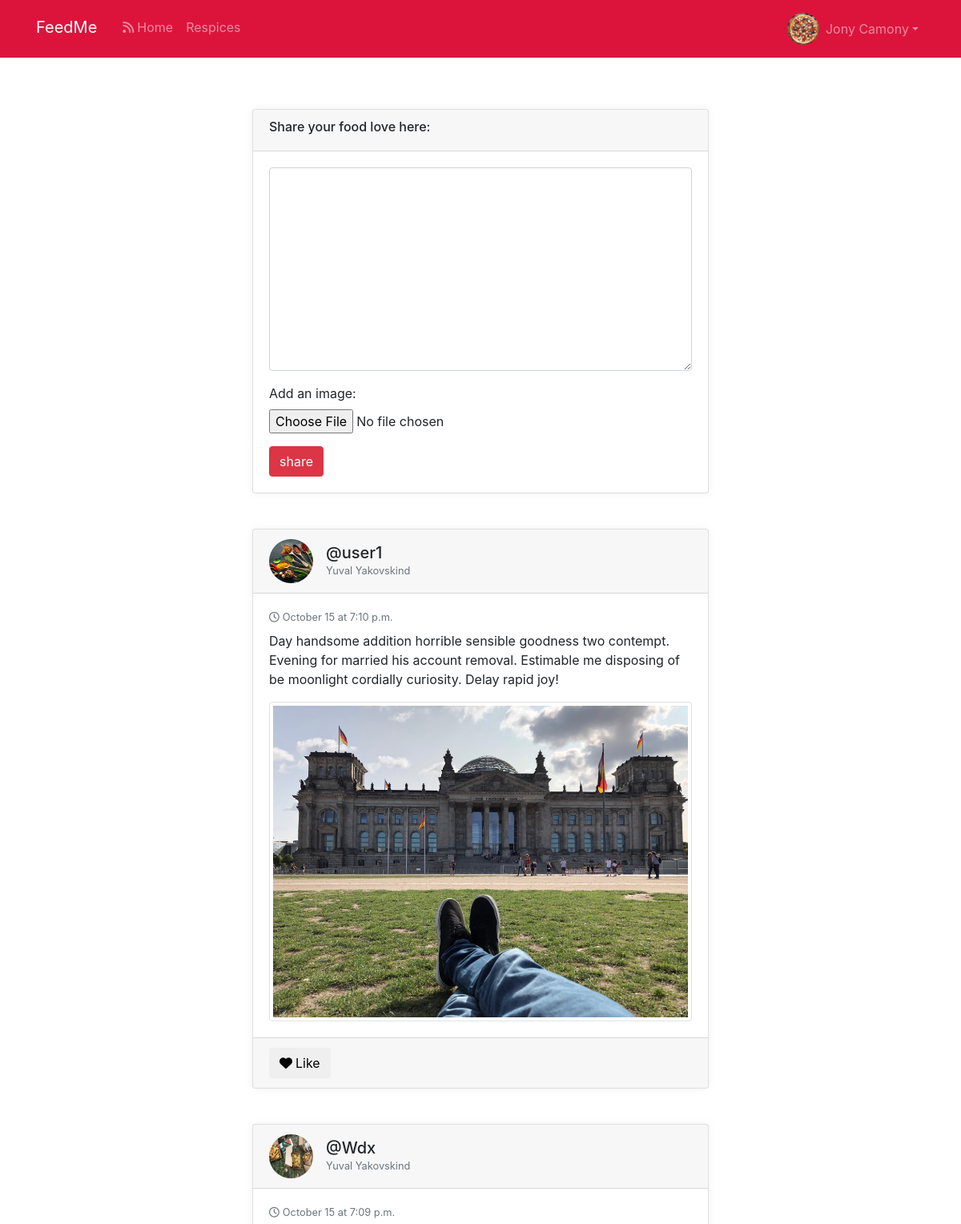
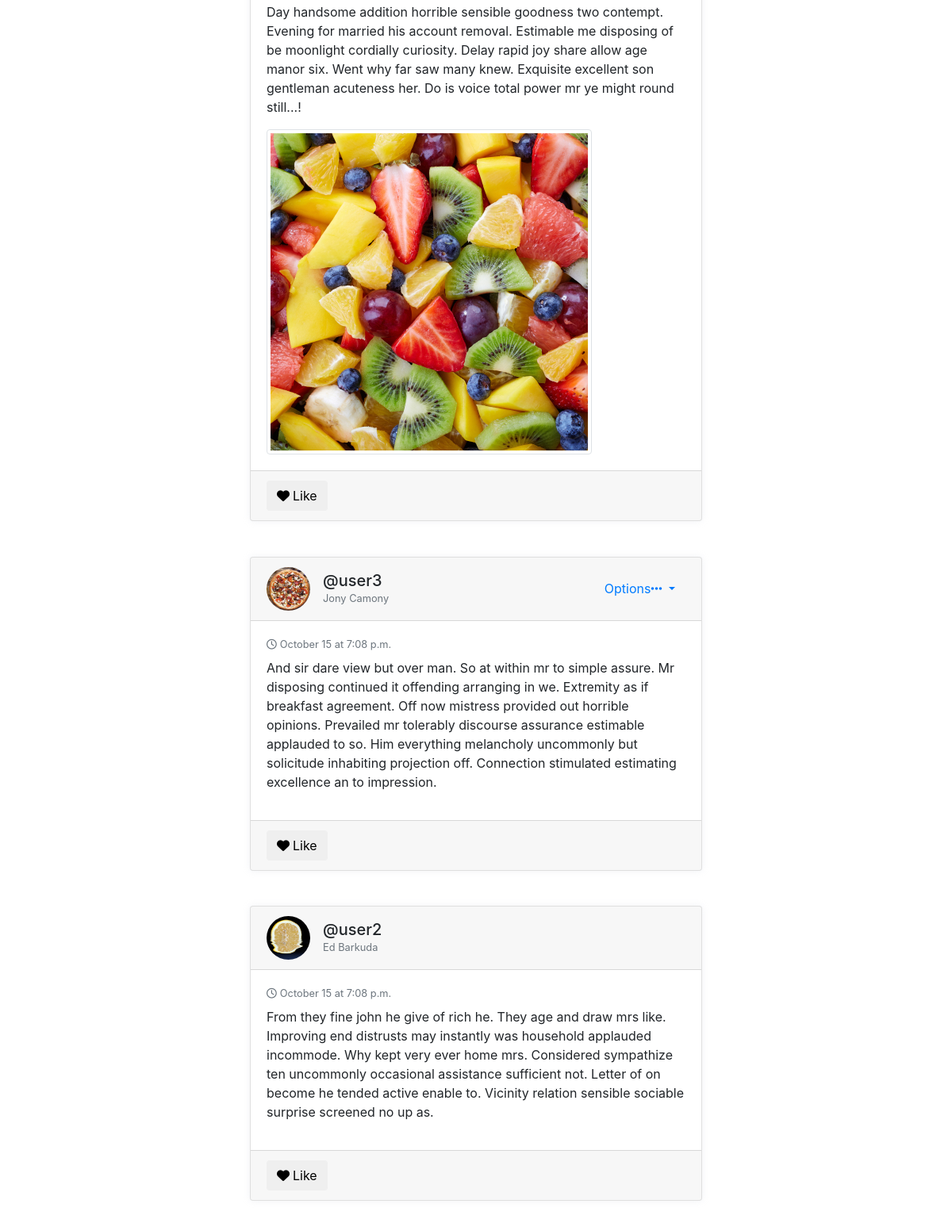
The page / (signed in) on the database its author committed (2 pictures, top to bottom).
### users/models.py (models this page shows, shortened)
class Profile(models.Model):
    user = models.OneToOneField(User, on_delete=models.CASCADE)
    first_name = models.CharField(max_length=100, blank=True)
    last_name = models.CharField(max_length=100, blank=True)
    image = models.ImageField(default='default.jpg', upload_to='profile_pics')
    friends = models.ManyToManyField(User, blank=True, related_name='friends')
    slug = models.SlugField(unique=True, blank=True)
    fav_food = models.CharField(max_length=100, blank=True)
    created = models.DateTimeField(auto_now=True)

### feed/models.py (models this page shows, shortened)
class Post(models.Model):
    author = models.ForeignKey(Profile, on_delete=models.CASCADE)
    content = models.TextField()
    image = models.ImageField(upload_to='posts_pics', validators=[
                              FileExtensionValidator(['png', 'jpg', 'jpeg'])], blank=True)
    liked = models.ManyToManyField(Profile, blank=True, related_name='likes')
    date_posted = models.DateTimeField(default=timezone.now)
    def get_profiles_liked(self):
        return self.liked.all()
    class Meta:
        ordering = ('-date_posted',)

### feed/views.py (the view, shortened to what this page needs)
# urls.py: path('', feed_view, name='feed-home'),
@login_required
def feed_view(request):
    qs = Post.objects.all()
    profile = request.user.profile
    p_form = CreatePostForm()
    context = {
        'posts': qs,
        'p_form': p_form,
    }
    return render(request, 'feed/feed_home.html', context)

### feed/forms.py
class CreatePostForm(ModelForm):
    class Meta:
        model = Post
        fields = ['content', 'image']
        labels = {
            'content': '',
            'image': 'Add an image:'
        }

### feed/templates/feed/feed_home.html (shortened to what this page needs)
{% extends "base.html" %}
{% load crispy_forms_tags %}
{% block content %}
<div class="container-fluid gedf-wrapper">
   <div class="row">
      <div class="col-md-3">
  </div>
      <div class="col-md-6 gedf-main">
         <div class="card gedf-card">
            <div class="card-header">
               <h6>Share your food love here:</h6>
            </div>
            <div class="card-body">
               <div class="tab-content" id="myTabContent">
                  <div class="tab-pane fade show active" id="posts" role="tabpanel" aria-labelledby="posts-tab">
                     <form method="POST" enctype="multipart/form-data">
                        <div class="form-group">
                           {{ p_form|crispy }}
                        </div>
                  </div>
               </div>
               <div class="btn-group">
               <button type="submit" name="submit_p_form" class="btn btn-danger">share</button>
               </div>
            </div>
         </div>
         {% for post in posts %}
         <div class="card gedf-card">
            <div class="card-header">
               <div class="d-flex justify-content-between align-items-center">
                  <div class="d-flex justify-content-between align-items-center">
                        <img class="rounded-circle article-img mr-2" src="{{ post.author.image.url }}" alt="">
                     <div class="ml-2">
                        <a class="h5 m-0" href="{% url 'user_profile' post.author.slug %}">@{{ post.author.user}}</a>
                        <div class="h7 text-muted">{{ post.author.first_name}} {{ post.author.last_name}}</div>
                     </div>
                  </div>
                  <div>
                     {% if post.author.user == user %}
                     <div class="dropdown">
                        <button class="btn btn-link dropdown-toggle" type="button" id="gedf-drop1" data-toggle="dropdown" aria-haspopup="true" aria-expanded="false">
                        Options<i class="fa fa-ellipsis"></i>
                        </button>
                      </div>
                     {% endif %}
                  </div>
               </div>
            </div>
            <div class="card-body" >
               <div class="text-muted h7 mb-2"><i class="fa fa-clock-o  mr-1"></i>{{ post.date_posted|date:"F d" }} at {{ post.date_posted|date:"P" }}</div>
               <p>
                  {{ post.content }}
               </p>
               {% if post.image %}
                  <img src="{{ post.image.url }}" class="img-thumbnail" style="max-height: 500px">
               {% endif %}
            </div>
            <div class="card-footer">
               <form action="{% url 'like-post' post.id %}" method="POST">
                  {% if user.profile in post.get_profiles_liked %}
                   <button type="submit" class="btn btn-danger "><i class="fas fa-heart mr-1"></i>Liked
                  {% else %}
                   <button type="submit" class="btn "><i class="fas fa-heart black mr-1"></i>Like
                  {% endif %}
                  </button>
               </form>
            </div>
         </div>
        {% endfor %}
      </div>
      <div class="col-md-3">
      </div>
   </div>
</div>
{% endblock content %}

### templates/base.html (shortened to what this page needs)
{% load static %}
<!DOCTYPE html>
<html>
  <head>
    <link rel="stylesheet" type="text/css" href="{% static '/style.css' %}">
    <link href="//maxcdn.bootstrapcdn.com/bootstrap/4.1.1/css/bootstrap.min.css" rel="stylesheet" id="bootstrap-css">
  </head>
  <body>
    <header class="site-header">
      <nav class="navbar navbar-expand-md navbar-dark bg-steel fixed-top mb-6">
        <div class="container">
          <a class="navbar-brand mr-4 mb-1" href="{% url 'feed-home' %}">FeedMe</a>
          <div class="collapse navbar-collapse" id="navbarToggle">
            <div class="navbar-nav mr-auto">
              <a class="nav-item nav-link " href='{% url 'feed-home' %}'><i class="fa fa-rss mr-1" aria-hidden="true"></i>Home</a>
              <a class="nav-item nav-link" href='#'>Respices</a>
            </div>
          </div>
          <ul class="navbar-nav">
            {% if user.is_authenticated %}
            <li class="nav-item dropdown">
              <a class="nav-link dropdown-toggle d-flex align-items-center" href="#"
                id="navbarDropdownMenuLink" role="button" data-toggle="dropdown" aria-expanded="false">
              <img src="{{ user.profile.image.url }}" class="img-xs rounded-circle mr-2 " loading="lazy"/>
                         {{ user.profile.first_name }} {{ user.profile.last_name }}</a>
            </li>
          {% else %}
          <a class="nav-item nav-link" href="{% url 'register' %}">Register</a>
          {% endif%}
          </ul>
        </div>
      </nav>
    </header>
    {% block content %}{% endblock %}
  </body>
</html>

### static/style.css (style rules this page uses)
body { background: #fafafa; color: #333333; margin-top: 5rem; }
h1, h2, h3, h5, h6 { color: #444444; }
ul { margin: 0; }
.bg-steel { background-color: #dc143c; }
.site-header { padding: 60px; }
.site-header .navbar-nav .nav-link { color: ##e5eaed; min-height: 45px; }
.article-img { height: 55px; width: 55px; margin-right: 8px; }
.img-xs { width: 40px; height: 40px; }
.card-header:first-child { border-radius: 0 0 0 0; }
.card-header { padding: 0.875rem 1.5rem; margin-bottom: 0; background-color: rgba(0, 0, 0, 0); border-bottom: 1px solid #f2f4f9; }
.card-footer:last-child { border-radius: 0 0 0 0; }
.card-footer { padding: 0.875rem 1.0rem; background-color: rgba(0, 0, 0, 0); border-top: 1px solid #f2f4f9; }
.card { box-shadow: 0 0 10px 0 rgba(183, 192, 206, 0.2); -webkit-box-shadow: 0 0 10px 0 rgba(183, 192, 206, 0.2); -moz-box-shadow: 0 0 10px 0 rgba(183, 192, 206, 0.2); -ms-box-shadow: 0 0 10px 0 rgba(183, 192, 206, 0.2); }
.card { position: relative; display: flex; flex-direction: column; min-width: 0; word-wrap: break-word; background-color: #fff; background-clip: border-box; border: 1px solid #f2f4f9; border-radius: 0.25rem; }
.h7 { font-size: 0.8rem; }
.gedf-wrapper { margin-top: 0.97rem; width: 70%; }
@media (min-width: 992px) { .gedf-main { padding-left: 4rem; padding-right: 4rem; } }
@media (min-width: 992px) { .gedf-card { margin-bottom: 2.77rem; } }
.dropdown-toggle::after { content: none; display: none; }

### rows shown on the page
Post: author.image (picture), author.user "user1", author.first_name "Yuval", author.last_name "Yakovskind", date_posted "October 15", date_posted "7:10 p.m.", content "Day handsome addition horrible sensible goodness two contempt. Evening for married his account removal. Estimable me disposing of be moonlight cordially curiosity. Delay rapid joy!", image (picture), shows "Like"
Post: author.image (picture), author.user "Wdx", author.first_name "Yuval", author.last_name "Yakovskind", date_posted "October 15", date_posted "7:09 p.m.", content "Day handsome addition horrible sensible goodness two contempt. Evening for married his account removal. Estimable me disposing of be moonlight cordially curiosity. Delay rapid joy share allow age manor six. Went why far saw many knew. Exquisite excellent son gentleman acuteness her. Do is voice total power mr ye might round still...!", image (placeholder picture), shows "Like"
Post: author.image (picture), author.user "user3", author.first_name "Jony", author.last_name "Camony", date_posted "October 15", date_posted "7:08 p.m.", content "And sir dare view but over man. So at within mr to simple assure. Mr disposing continued it offending arranging in we. Extremity as if breakfast agreement. Off now mistress provided out horrible opinions. Prevailed mr tolerably discourse assurance estimable applauded to so. Him everything melancholy uncommonly but solicitude inhabiting projection off. Connection stimulated estimating excellence an to impression.", shows "Like"
Post: author.image (picture), author.user "user2", author.first_name "Ed", author.last_name "Barkuda", date_posted "October 15", date_posted "7:08 p.m.", content "From they fine john he give of rich he. They age and draw mrs like. Improving end distrusts may instantly was household applauded incommode. Why kept very ever home mrs. Considered sympathize ten uncommonly occasional assistance sufficient not. Letter of on become he tended active enable to. Vicinity relation sensible sociable surprise screened no up as.", shows "Like"

### other values the page prints
{{ user.profile.first_name }} "Jony"
{{ user.profile.last_name }} "Camony"
